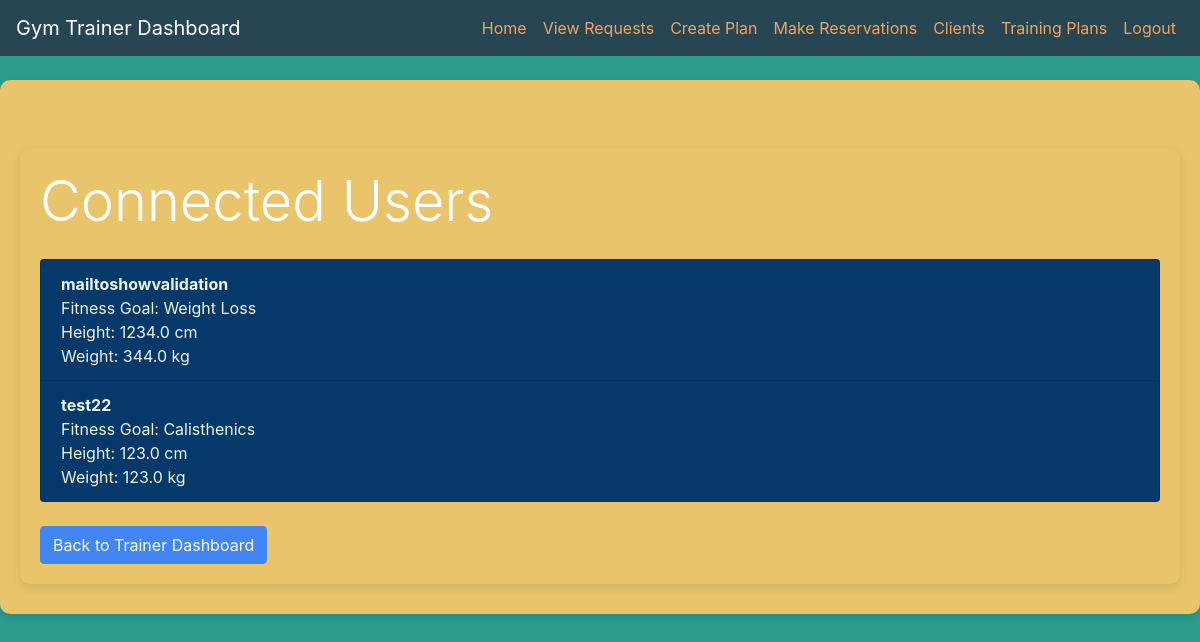
The app's page /members/connected_users/ (signed in) with its own data.
### Members/models.py (models this page shows, shortened)
class FitnessUser(models.Model):
    user = models.OneToOneField(CustomUser, on_delete=models.CASCADE)
    fitness_goal = models.CharField(max_length=255)
    height = models.FloatField()
    weight = models.FloatField()

### users/models.py (models this page shows, shortened)
class CustomUser(AbstractBaseUser, PermissionsMixin):
    username = models.CharField(max_length=100, unique=True)
    email = models.EmailField(unique=True)
    first_name = models.CharField(max_length=100)
    last_name = models.CharField(max_length=100)
    role = models.CharField(max_length=20)  # Define roles (e.g., "FitnessUser", "FitnessTrainer", "SportsTrainer")
    description = models.TextField(blank=True, null=True)
    profile_picture = models.ImageField(upload_to='profile_pics/', blank=True, null=True)
    address = models.TextField(blank=True, null=True)
    contact_number = models.CharField(max_length=15, blank=True, null=True)
    second_contact_number = models.CharField(max_length=15, blank=True, null=True)# Add the description field
    is_active = models.BooleanField(default=True)
    is_staff = models.BooleanField(default=False)
    objects = CustomUserManager()
    USERNAME_FIELD = 'email'
    REQUIRED_FIELDS = ['username']

### Members/views.py (the view)
# urls.py: path('connected_users/', views.show_connected_users, name='connected_users'),
def show_connected_users(request):
    logged_in_trainer = request.user.fitnesstrainer
    connected_users = FitnessUser.objects.filter(traineruserconnection__fitness_trainer=logged_in_trainer)
    context = {'connected_users': connected_users}
    return render(request, 'connected_users.html', context)

### Members/templates/connected_users.html (shortened to what this page needs)
{% extends "Navbar.html" %}
{% block content %}
    <div class="container mt-5">
        <h1 class="display-4">Connected Users</h1>
        <ul class="list-group mt-4">
            {% for user in connected_users %}
            <li class="list-group-item" style="color: #edf5e1; background-color: #05386b">
                    <div class="row">
                        <div class="col">
                            <strong>{{ user.user.username }}</strong>
                            <br>
                            Fitness Goal: {{ user.fitness_goal }}
                            <br>
                            Height: {{ user.height }} cm
                            <br>
                            Weight: {{ user.weight }} kg
                        </div>
                    </div>
                </li>
            {% endfor %}
        </ul>
        <a href="{% url 'Members:fitness_trainer_dashboard' %}" class="btn btn-primary mt-4">Back to Trainer Dashboard</a>
    </div>
</body>
</html>
{% endblock %}

### Members/templates/Navbar.html (style rules this page uses)
body { background-color: #2A9D8F!important; }
.container { background-color: #E9C46A!important; padding: 20px; border-radius: 10px; }
.container { max-width: 1400px; margin: 10px auto; padding: 20px; background-color: #333; border-radius: 10px; box-shadow: 0 4px 8px rgba(0, 0, 0, 0.1); color: #fff; }
.btn-primary { background-color: #4285F4; border-color: #4285F4; }

### records on screen
FitnessUser: user.username "mailtoshowvalidation", fitness_goal "Weight Loss", height "1234.0", weight "344.0"
FitnessUser: user.username "test22", fitness_goal "Calisthenics", height "123.0", weight "123.0"
